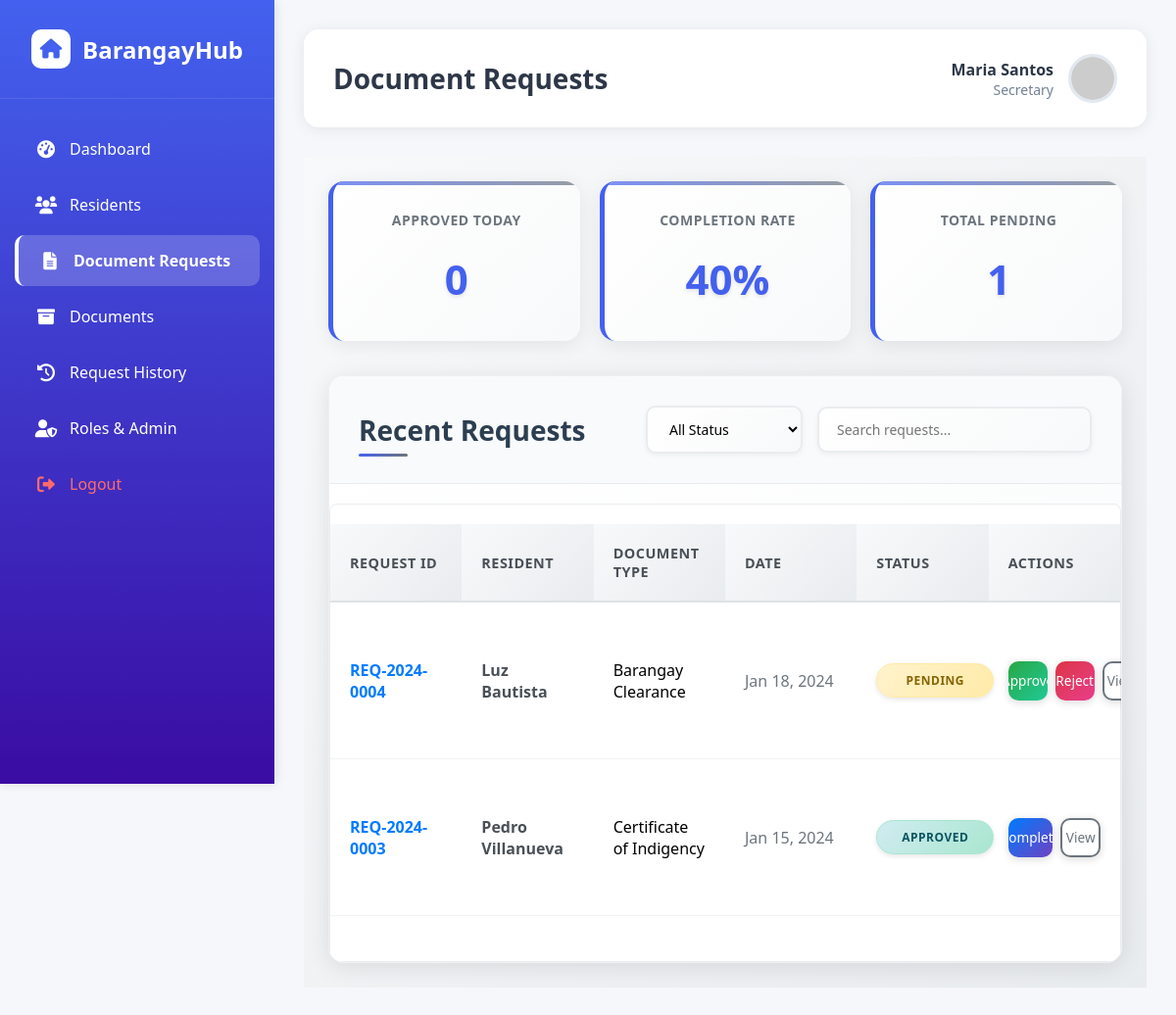
Page /adminsoft/pages/requests.php (signed in) on the committed database.
### tables this page shows
CREATE TABLE `request` (
  `request_id`       INT(11)                                              NOT NULL AUTO_INCREMENT,
  `request_code`     VARCHAR(50)                                          NOT NULL,
  `resident_id`      INT(11)                                              DEFAULT NULL,
  `resident_email`   VARCHAR(100)                                         NOT NULL,
  `resident_name`    VARCHAR(100)                                         NOT NULL,
  `resident_contact` VARCHAR(20)                                          NOT NULL,
  `resident_address` TEXT                                                 NOT NULL,
  `document_type_id` INT(11)                                              NOT NULL,
  `purpose`          TEXT                                                 NOT NULL,
  `specific_purpose` TEXT                                                 DEFAULT NULL,
  `urgency_level`    ENUM('low','medium','high','urgent')                 DEFAULT 'medium',
  `STATUS`           ENUM('pending','approved','completed','rejected')    DEFAULT 'pending',
  `fee_amount`       DECIMAL(8,2)                                         DEFAULT 0.00,
  `fee_paid`         TINYINT(1)                                           DEFAULT 0,
  `request_date`     DATETIME                                             DEFAULT CURRENT_TIMESTAMP,
  `processed_date`   DATETIME                                             DEFAULT NULL,
  `processed_by`     INT(11)                                              DEFAULT NULL,
  `pickup_date`      DATETIME                                             DEFAULT NULL,
  `rejection_reason` TEXT                                                 DEFAULT NULL,
  `created_at`       DATETIME                                             DEFAULT CURRENT_TIMESTAMP,
  `updated_at`       DATETIME                                             DEFAULT CURRENT_TIMESTAMP ON UPDATE CURRENT_TIMESTAMP,
  PRIMARY KEY (`request_id`),
  UNIQUE KEY `request_code`    (`request_code`),
  KEY `idx_resident_id`        (`resident_id`),
  KEY `idx_status`             (`STATUS`),
  KEY `idx_request_date`       (`request_date`),
  KEY `document_type_id`       (`document_type_id`),
  KEY `processed_by`           (`processed_by`),
  CONSTRAINT `request_ibfk_1` FOREIGN KEY (`document_type_id`) REFERENCES `document_type` (`type_id`) ON DELETE CASCADE,
  CONSTRAINT `request_ibfk_2` FOREIGN KEY (`processed_by`)     REFERENCES `admin`         (`admin_id`) ON DELETE SET NULL
);

CREATE TABLE `document_type` (
  `type_id`         INT(11)       NOT NULL AUTO_INCREMENT,
  `NAME`            VARCHAR(100)  NOT NULL,
  `DESCRIPTION`     TEXT          DEFAULT NULL,
  `base_fee`        DECIMAL(8,2)  DEFAULT 0.00,
  `processing_days` INT(11)       DEFAULT 3,
  `requirements`    TEXT          DEFAULT NULL,
  `created_at`      DATETIME      DEFAULT CURRENT_TIMESTAMP,
  PRIMARY KEY (`type_id`),
  KEY `idx_name` (`NAME`)
);

### adminsoft/pages/requests.php (the view, shortened to what this page needs)
<?php
include '../includes/header.php';
$database = new Database();
$db = $database->getConnection();
$page = isset($_GET['page']) ? (int)$_GET['page'] : 1;
$limit = 20;
$offset = ($page - 1) * $limit;
$filter = isset($_GET['filter']) ? $_GET['filter'] : 'all';
$search = isset($_GET['search']) ? $_GET['search'] : '';
$where_conditions = ["r.status != 'completed'", "r.status != 'rejected'"];
$where_clause = implode(' AND ', $where_conditions);
$requests = [];
try {
    $query = "SELECT r.request_id, r.status, r.request_code, r.resident_name, dt.name as document_type, r.request_date
              FROM request r
              JOIN document_type dt ON r.document_type_id = dt.type_id
              WHERE $where_clause
              ORDER BY r.request_date DESC
              LIMIT :limit OFFSET :offset";
    $stmt = $db->prepare($query);
    $stmt->bindValue(':limit', $limit, PDO::PARAM_INT);
    $stmt->bindValue(':offset', $offset, PDO::PARAM_INT);
    $stmt->execute();
    $requests = $stmt->fetchAll(PDO::FETCH_ASSOC);
} catch (PDOException $e) {
    $requests = [];
}
$stats = [];
try {
    $query = "SELECT COUNT(*) as count FROM request WHERE DATE(processed_date) = CURDATE() AND STATUS = 'approved'";
    $stmt = $db->prepare($query);
    $stmt->execute();
    $stats['approved_today'] = $stmt->fetch(PDO::FETCH_ASSOC)['count'];
    $query = "SELECT COUNT(*) as count FROM request WHERE STATUS = 'pending'";
    $stmt = $db->prepare($query);
    $stmt->execute();
    $stats['total_pending'] = $stmt->fetch(PDO::FETCH_ASSOC)['count'];
    $query = "SELECT
        COUNT(*) as total,
        SUM(CASE WHEN status = 'completed' THEN 1 ELSE 0 END) as completed
        FROM request";
    $stmt = $db->prepare($query);
    $stmt->execute();
    $result = $stmt->fetch(PDO::FETCH_ASSOC);
    $completion_rate = $result['total'] > 0 ? round(($result['completed'] / $result['total']) * 100) : 0;
    $stats['completion_rate'] = $completion_rate;
} catch (PDOException $e) {
    $stats = ['approved_today' => 0, 'total_pending' => 0, 'completion_rate' => 0];
}
?>
<!DOCTYPE html>
<html lang="en">
<head>
    <link rel="stylesheet" href="../css/style.css">
    <link rel="stylesheet" href="https://cdnjs.cloudflare.com/ajax/libs/font-awesome/6.0.0/css/all.min.css">
</head>
<body>
    <div class="requests-container">
<div class="stats-container">
    <div class="stat-card">
        <div class="stat-label">Approved Today</div>
        <div class="stat-value"><?php echo $stats['approved_today']; ?></div>
    </div>
    <div class="stat-card">
        <div class="stat-label">Completion Rate</div>
        <div class="stat-value"><?php echo $stats['completion_rate']; ?>%</div>
    </div>
    <div class="stat-card">
        <div class="stat-label">Total Pending</div>
        <div class="stat-value"><?php echo $stats['total_pending']; ?></div>
    </div>
</div>
        <div class="content-card">
            <div class="card-header">
                <h3 class="card-title">Recent Requests</h3>
                <div class="filter-controls">
                    <select class="filter-select" id="request-status-filter">
                        <option value="all" <?php echo $filter === 'all' ? 'selected' : ''; ?>>All Status</option>
                    </select>
                    <input type="text" class="search-input" id="request-search" placeholder="Search requests..." value="<?php echo htmlspecialchars($search); ?>">
                </div>
            </div>
            <div class="table-container">
                <table class="requests-table">
                    <thead>
                        <tr>
                            <th>Request ID</th>
                            <th>Resident</th>
                            <th>Document Type</th>
                            <th>Date</th>
                            <th>Status</th>
                            <th>Actions</th>
                        </tr>
                    </thead>
                    <tbody id="requests-table-body">
              <?php foreach ($requests as $request):
    $status = isset($request['status']) ? $request['status'] : 'pending';
    $status_class = strtolower($status);
?>
                        <tr class="request-row" data-request-id="<?php echo htmlspecialchars($request['request_id']); ?>" data-status="<?php echo $status_class; ?>">
                            <td style="font-weight: 700; color: #007bff;"><?php echo htmlspecialchars($request['request_code']); ?></td>
                            <td style="font-weight: 600; color: #495057;"><?php echo htmlspecialchars($request['resident_name']); ?></td>
                            <td><?php echo htmlspecialchars($request['document_type']); ?></td>
                            <td style="color: #6c757d;"><?php echo date('M j, Y', strtotime($request['request_date'])); ?></td>
                            <td>
                                <span class="status status-<?php echo $status_class; ?>">
                                    <?php echo ucfirst($status); ?>
                                </span>
                            </td>
                            <td>
                                <div class="action-buttons">
                                    <?php if ($status == 'pending'): ?>
                                        <button class="btn btn-success action-btn approve-request"
                                                data-id="<?php echo htmlspecialchars($request['request_id']); ?>"
                                                title="Approve">
                                            Approve
                                        </button>
                                        <button class="btn btn-danger action-btn reject-request"
                                                data-id="<?php echo htmlspecialchars($request['request_id']); ?>"
                                                title="Reject">
                                            Reject
                                        </button>
                                    <?php elseif ($status == 'approved'): ?>
                                        <button class="btn btn-primary action-btn complete-request"
                                                data-id="<?php echo htmlspecialchars($request['request_id']); ?>"
                                                title="Complete">
                                            Complete
                                        </button>
                                    <?php endif; ?>
                                    <button class="btn btn-outline action-btn view-request"
                                            data-id="<?php echo htmlspecialchars($request['request_id']); ?>"
                                            title="View">
                                        View
                                    </button>
                                </div>
                            </td>
                        </tr>
                        <?php endforeach; ?>
                    </tbody>
                </table>
            </div>
        </div>
    </div>
</body>
</html>
<?php include '../includes/footer.php'; ?>

### adminsoft/css/style.css (style rules this page uses)
* { margin: 0; padding: 0; box-sizing: border-box; font-family: 'Segoe UI', Tahoma, Geneva, Verdana, sans-serif; }
:root { --primary: #4361ee; --secondary: #3f37c9; --success: #4cc9f0; --info: #4895ef; --warning: #f72585; --light: #f8f9fa; --dark: #212529; --gray: #6c757d; --light-gray: #e9ecef; }
body { margin: 0; padding: 0; background-color: #f5f7fb; }
.card-header { display: flex; justify-content: space-between; align-items: center; margin-bottom: 20px; padding-bottom: 15px; border-bottom: 1px solid var(--light-gray); flex-wrap: wrap; gap: 15px; }
.card-title { font-size: 18px; font-weight: 600; color: var(--dark); }
.stats-container { display: grid; grid-template-columns: repeat(auto-fit, minmax(250px, 1fr)); gap: 20px; margin-bottom: 30px; }
.stat-card { background: white; border-radius: 10px; padding: 20px; box-shadow: 0 4px 12px rgba(0, 0, 0, 0.05); display: flex; flex-direction: column; }
.stat-value { font-size: 32px; font-weight: 700; color: var(--primary); margin: 10px 0; }
.stat-label { color: var(--gray); font-size: 14px; }
.table-container { overflow-x: auto; }
table { width: 100%; border-collapse: collapse; margin: 20px 0; }
th, td { padding: 12px 15px; text-align: left; border-bottom: 1px solid var(--light-gray); }
th { background-color: var(--light); font-weight: 600; }
.status { padding: 6px 12px; border-radius: 20px; font-size: 11px; font-weight: 600; text-transform: uppercase; letter-spacing: 0.5px; display: inline-block; }
.status-pending { background: #fff3cd; color: #856404; border: 1px solid #ffeaa7; }
.status-approved { background: #d1ecf1; color: #0c5460; border: 1px solid #bee5eb; }
.btn { display: inline-flex; align-items: center; justify-content: center; padding: 10px 20px; border: none; border-radius: 6px; font-size: 16px; font-weight: 500; cursor: pointer; transition: all 0.3s; gap: 8px; }
.btn-primary { background-color: var(--primary); color: white; }
.btn-outline { background-color: transparent; border: 1px solid var(--gray); color: var(--gray); }
.btn-success { background-color: #0c9b49; color: white; }
.btn-danger { background-color: #e30000; color: white; }
.action-buttons { display: flex; gap: 10px; }
.action-btn { padding: 6px 10px; border-radius: 4px; font-size: 14px; }
.filter-controls { display: flex; gap: 15px; align-items: center; flex-wrap: wrap; }
#request-status-filter, #request-search { transition: all 0.3s ease; }
.request-row { transition: all 0.3s ease; }
.status { padding: 6px 12px; border-radius: 20px; font-size: 0.75rem; font-weight: 700; text-transform: uppercase; letter-spacing: 0.5px; display: inline-block; min-width: 120px; text-align: center; }
.status-approved { background: linear-gradient(135deg, #d1ecf1 0%, #a8e6cf 100%); color: #0c5460; border: 1px solid #a8e6cf; }
.table-container { overflow-x: auto; width: 100%; border-radius: 8px; border: 1px solid var(--light-gray); }
.btn { padding: 8px 16px; border: none; border-radius: 4px; cursor: pointer; font-size: 0.9rem; transition: all 0.3s ease; }
.btn-primary { background: #007bff; color: white; }
.btn-outline { background: transparent; border: 1px solid #6c757d; color: #6c757d; }

### rows in the picture
request: request_code "REQ-2024-0004", resident_name "Luz Bautista", document_type.NAME "Barangay Clearance", request_date "Jan 18, 2024", STATUS "PENDING"
request: request_code "REQ-2024-0003", resident_name "Pedro Villanueva", document_type.NAME "Certificate of Indigency", request_date "Jan 15, 2024", STATUS "APPROVED"

### other values in the picture
$titles[$current_page] "Document Requests"
$_SESSION['first_name'] "Maria"
$_SESSION['last_name'] "Santos"
$_SESSION['role'] "Secretary"
$stats['approved_today'] "0"
$stats['completion_rate'] "40"
$stats['total_pending'] "1"
